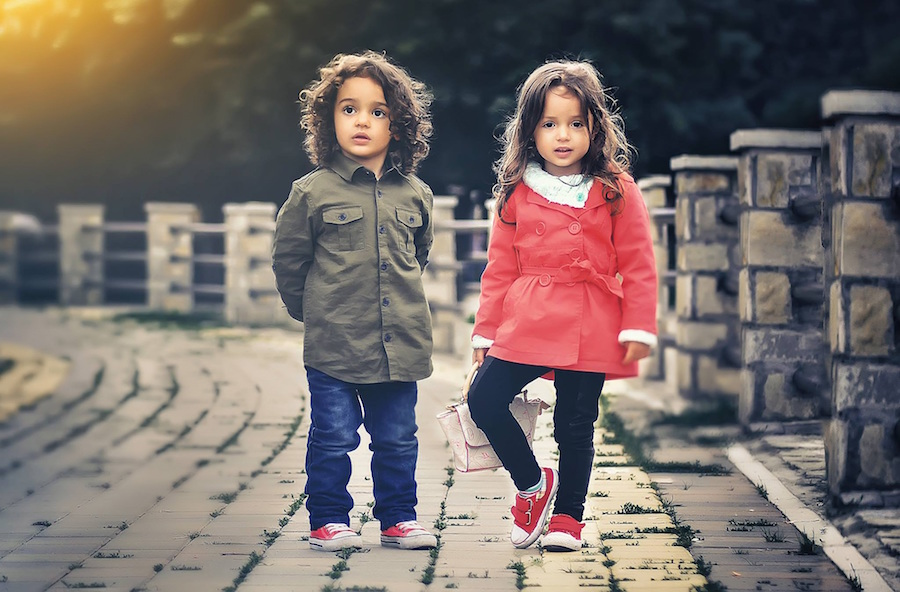
#> input picture Media/face-001.jpg, 900 x 592 px
$ python face_detection.py
#> lines starting #> are read from the running program, lines starting #| are printed output that depends on the picture; after the words box and inside, x2 and y2 are one past the last pixel; in counts of white or black regions, pixels touching at a corner belong together
import cv2

# Path
face_path = './haarcascade_frontalface_default.xml'
eye_path = './haarcascade_eye.xml'
face_cascade = cv2.CascadeClassifier(face_path)
eye_cascade = cv2.CascadeClassifier(eye_path)


def detectedFace(img):
#> called with img = '../Media/face-001.jpg'
    img = cv2.imread(img)
#> img is the input picture: shape (592, 900, 3); mean B, G, R 106.3, 109.5, 120.4

    gray = cv2.cvtColor(img, cv2.COLOR_BGR2GRAY)
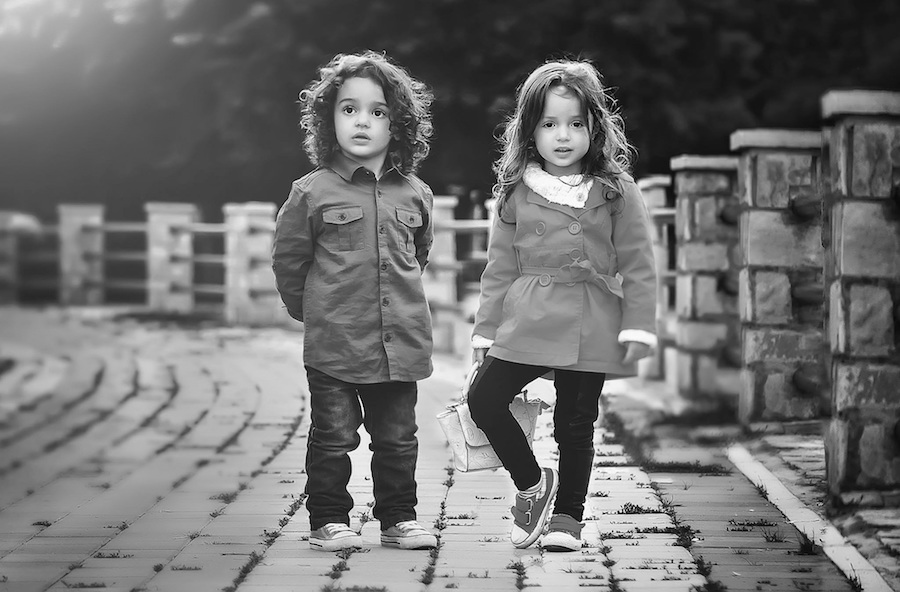
#> gray: shape (592, 900); min 0, max 255, mean 112.4

    faces = face_cascade.detectMultiScale(gray, 1.4, 5)
#> faces = [[326, 83, 74, 74], [531, 102, 66, 66]]

    for face in faces:
        x, y, width, height = face
        # draw a rectangle for detection
        cv2.rectangle(
                img,
                (x, y),
                (x + width, y + height),
                (0, 0, 255),
                1,
        )
        roi_gray = gray[y:y+height, x:x+width]
        roi_color = img[y:y+height, x:x+width]

        eyes = eye_cascade.detectMultiScale(roi_gray)
        for (ex, ey, ew, eh) in eyes:
            cv2.rectangle(
                    roi_color,
                    (ex, ey),
                    (ex+ew, ey+eh),
                    (0, 255, 0),
                    2,
            )
#> this loop made 2 passes
#> (x, y, width, height, eyes) on passes 1 to 2: (326, 83, 74, 74, [[11, 14, 24, 24], [41, 19, 22, 22]]), (531, 102, 66, 66, [[8, 11, 22, 22], [34, 11, 22, 22]])
#> pass 1, in detectedFace, `roi_gray = gray[y:y+height, x:x+width]`:
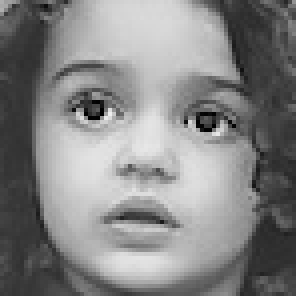
#> roi_gray: shape (74, 74) (shown 4 times larger); min 0, max 237, mean 132.5
#> pass 1, in detectedFace, `roi_color = img[y:y+height, x:x+width]`:
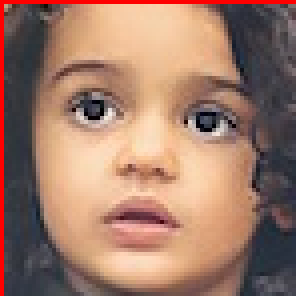
#> roi_color: shape (74, 74, 3) (shown 4 times larger); mean B, G, R 105.5, 122.7, 159.9
#> pass 2, in detectedFace, `roi_gray = gray[y:y+height, x:x+width]`:
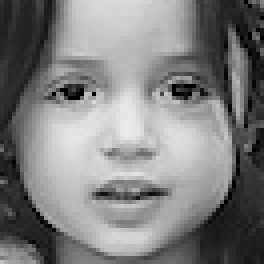
#> roi_gray: shape (66, 66) (shown 4 times larger); min 1, max 236, mean 126.9
#> pass 2, in detectedFace, `roi_color = img[y:y+height, x:x+width]`:
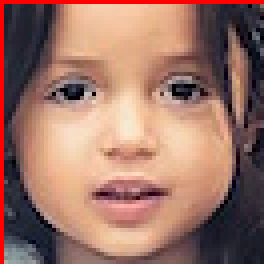
#> roi_color: shape (66, 66, 3) (shown 4 times larger); mean B, G, R 103.2, 115.7, 156.3
#> after the loop:
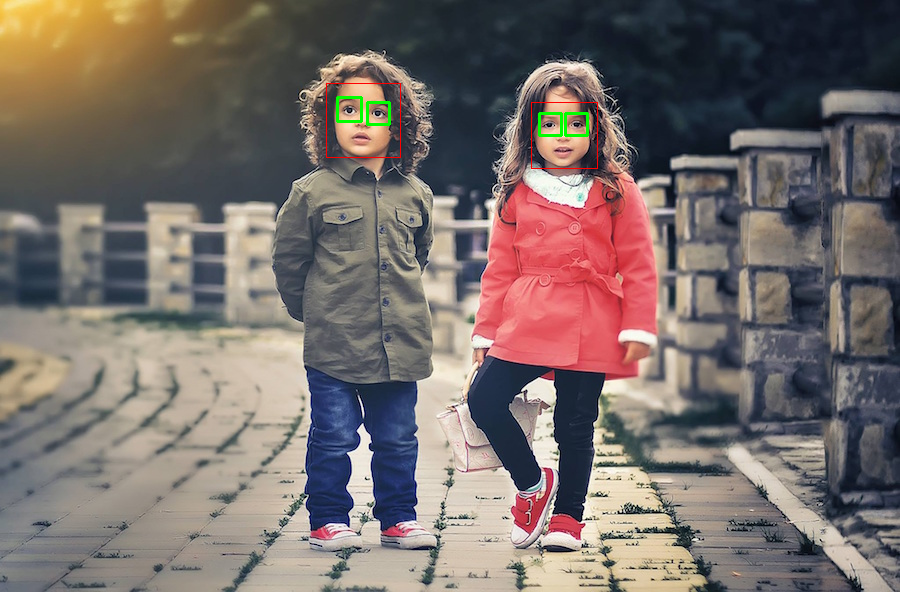
#> img: shape (592, 900, 3); 0.3% of pixels changed, all inside (x1, y1, x2, y2) = (326, 83, 598, 169)
#> after the loop:
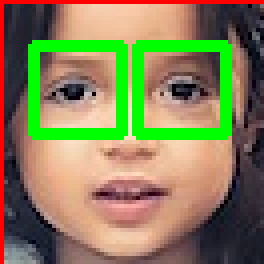
#> roi_color: shape (66, 66, 3) (shown 4 times larger); 11.94% of pixels changed, all inside (x1, y1, x2, y2) = (7, 10, 58, 35)

    cv2.imshow('Face Detection', img)
    k = cv2.waitKey(0) & 0xFF
#> (key Esc is pressed here)

    if k == 27:
        cv2.destroyAllWindows()
    elif k == ord('s'):
        cv2.imwrite('Media/face-detected.jpeg', img)
        cv2.destroyAllWindows()


path_img = '../Media/face-001.jpg'
detectedFace(path_img)
